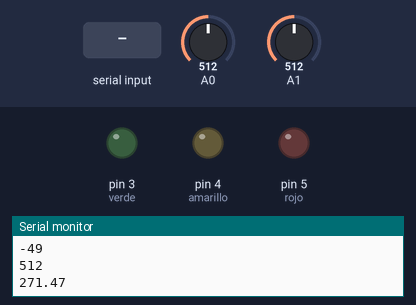
A sketch run on a simulated Arduino Uno, built with avr-gcc and run on an emulated ATmega328P. Parts: output pins drawn as LEDs (lit = HIGH), the last lines printed to the serial monitor. The inputs (shaded band) are chosen by the test bench; at power-on: A0 = 512, A1 = 512.

Above: at 1.2 s.
1.3 s: "90,45\n" received over the second serial link
At 2.4 s:
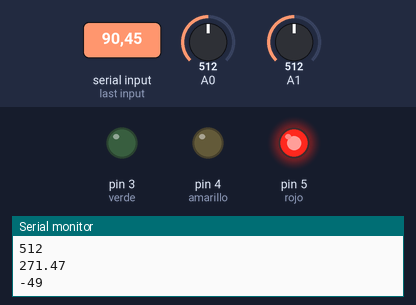
2.8 s: "30,150\n" received over the second serial link
At 3.7 s:
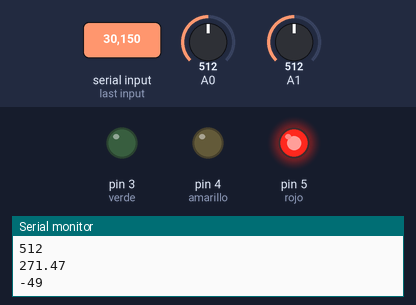
4.4 s: "2\n" received over the second serial link
At 5.6 s:
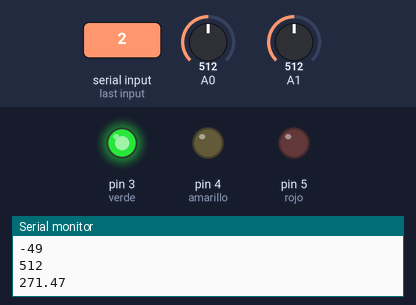
5.9 s: "1\n" received over the second serial link
At 6.6 s:
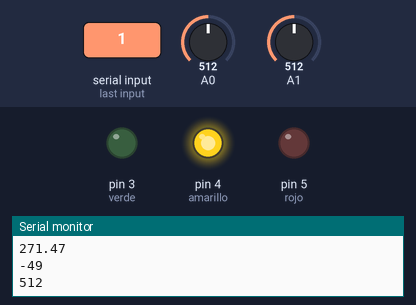
7.4 s: "90\n" received over the second serial link
At 8.1 s:
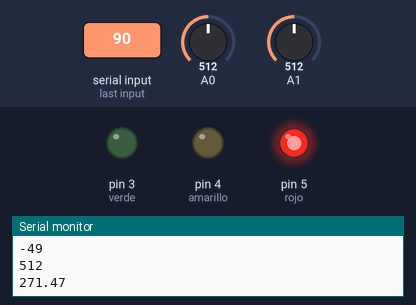
Timing chart, 0 to 9.9 s (numbered marks = the images above; inputs shaded):
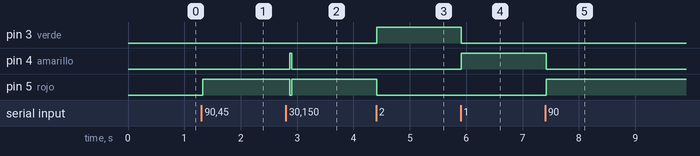

The sketch:

practica111.ino
```cpp
#include <SoftwareSerial.h>

SoftwareSerial bt(10, 11); // RX, TX
int verde = 3;
int amarillo = 4;
int rojo = 5;
int suma;
float temperatura = 0; //variable para la temperatura
int temp;
int elec;
int giro;
int sensorElectro;
//holaaaa
void setup(){
  Serial.begin(9600);
  bt.begin(9600);
  pinMode(verde, OUTPUT);
  pinMode(amarillo, OUTPUT);
  pinMode(rojo, OUTPUT);
  //int sensorElectro = analogRead(A1);
}
void loop(){

    //int sensorTemp = analogRead(A3);
    //int sensorElectro = analogRead(A0);
    //int sensorPosicion = analogRead(AA);

     sensorElectro = analogRead(A1);
temperatura = (5.0 * analogRead(0)*100.0)/943.0;
Serial.println (temperatura); //escribe la temperatura en el serial
//delay (500);

if(temperatura>30 && temperatura<39){
  temp=1;
}else{
  temp=0;
}

if(sensorElectro>0){
  elec=1;
}else{
  elec=0;
}
      giro= bt.read() - 48;
      Serial.println(giro);

suma=temp+elec+giro;
      switch(suma){
        case 1:
        digitalWrite(rojo, HIGH);
        digitalWrite(amarillo, LOW);
        digitalWrite(verde,LOW);
        //delay(1000);
        break;

        case 2:
        digitalWrite(amarillo,HIGH);
        digitalWrite(rojo,LOW);

        digitalWrite(verde,LOW);
        //delay(1000);
        break;

        case 3:
        digitalWrite(verde,HIGH);
        digitalWrite(amarillo,LOW);
        digitalWrite(rojo,LOW);
        //delay(1000);
        break;

        default:
        break;
      }


    Serial.println(sensorElectro);

    //Serial.println(sensorPosicion);
}
```

Measured:
- after the input at 1.3 s, pin 5 (rojo): LOW → HIGH at once
- after the input at 2.8 s, pin 4 (amarillo): LOW → HIGH after 0.07 s, → LOW 0.03 s later; pin 5 (rojo): HIGH → LOW after 0.07 s, → HIGH 0.03 s later
- after the input at 4.4 s, pin 3 (verde): LOW → HIGH at once; pin 5 (rojo): HIGH → LOW at once
- after the input at 5.9 s, pin 3 (verde): HIGH → LOW at once; pin 4 (amarillo): LOW → HIGH at once
- after the input at 7.4 s, pin 4 (amarillo): HIGH → LOW at once; pin 5 (rojo): LOW → HIGH at once
